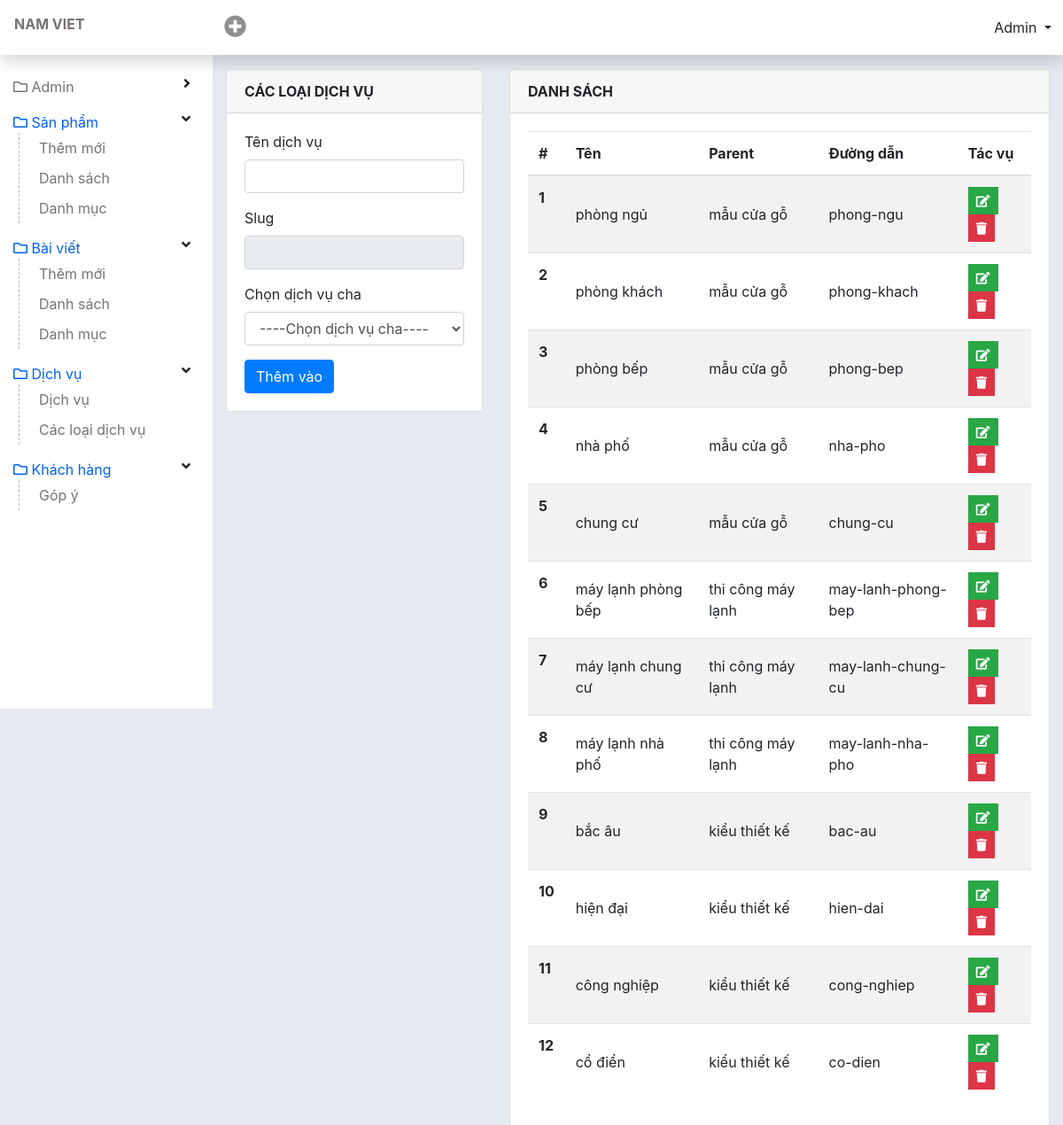
The app's page /admin/add-service-lv2.php (signed in) with its own data.
### tables this page shows
CREATE TABLE `tbl_service_lv2` (
  `id` int(11) NOT NULL,
  `name` varchar(255) NOT NULL,
  `slug` varchar(255) NOT NULL,
  `parent` int(11) NOT NULL
);

CREATE TABLE `tbl_service` (
  `id` int(11) NOT NULL,
  `name` varchar(255) NOT NULL,
  `slug` varchar(255) NOT NULL
);

### lib/database.php (called while the page is built, shortened)
<?php
class Database{
  public $host   = DB_HOST;
  public $user   = DB_USER;
  public $pass   = DB_PASS;
  public $dbname = DB_NAME;
  public $link;
private function connectDB(){
  $this -> link = new mysqli($this->host, $this->user, $this->pass, $this->dbname);
    mysqli_set_charset($this->link, 'UTF8');
}
public function select($query){
  $result = $this->link->query($query) or
  die($this->link->error.__LINE__);
  if($result->num_rows > 0){
    return $result;
  } else {
    return false;
  }
}
}
?>

### classes/service.php (called while the page is built, shortened)
<?php
    $filepath = realpath(dirname(__FILE__));
    include_once ($filepath. '/../lib/database.php');
?>
<?php
    class service {
        private $db;
        public function __construct() {
            $this->db = new Database();
        }
        public function show_service_lv2($parent = ''){
            if(!empty($parent)){
                $query = "SELECT * FROM tbl_service_lv2 WHERE parent = '$parent' ORDER BY parent , id DESC";
                $result = $this->db->select($query);
                return $result;
            }else{
                $query = "SELECT * FROM tbl_service_lv2 ORDER BY parent , id DESC";
                $result = $this->db->select($query);
                return $result;
            }
        }
        public function get_name($parent_id) {
            $query =
            "SELECT tbl_service_lv2.*,tbl_service.name, tbl_service.id
            FROM tbl_service_lv2,tbl_service
            WHERE tbl_service_lv2.parent = tbl_service.id
            AND tbl_service_lv2.parent = '$parent_id' ";
            $result = $this->db->select($query);
            return $result;
        }
    }
?>

### admin/add-service-lv2.php (the view, shortened to what this page needs)
<?php include 'inc/header.php';?>
<?php include '../classes/service.php';?>
<?php
	$sv = new service();
?>
<div id="wp-content">
  <div id="content" class="container-fluid">
    <div class="row">
      <div class="col-4">
        <?php if(isset($_GET['sv_id']) && $_GET['sv_id']!=NULL){
          $id = $_GET['sv_id'];
          $getservicelv2byId = $sv -> get_service_lv2_by_Id($id);
          $result = $getservicelv2byId ->fetch_assoc();
        ?>
        <div class="card">
          <div class="card-header font-weight-bold">
            Chỉnh sửa dịch vụ
          </div>
          <?php if(isset($updateService)){echo $updateService ;}?>
          <div class="card-body">
            <form method="post" action="">
              <div class="form-group">
                <label for="name">Sửa tên dịch vụ</label>
                <input class="form-control" value="<?php echo $result['name'] ?>" type="text" name="editname" id="slug"
                  onkeyup="ChangeToSlug()">
              </div>
              <div class="form-group">
                <label for="name">Slug</label>
                <input class="form-control" type="text" name="editslug" id="convert_slug" readonly
                  value="<?php echo $result['slug'] ?>">
              </div>
              <div class="form-group">
                <label for="">Chọn dịch vụ cha</label>
                <select class="form-control" name="parent">
                  <?php
                    $show_service = $sv -> show_service();
                    if($show_service){
                        while($results = $show_service->fetch_assoc()){
                  ?>
                  <option <?php
                  if($result['parent'] === $results['id']) {
                    echo "selected";
                  }
                ?> value="<?php echo $results['id'] ?>"><?php echo $results['name'] ?></option>
                  <?php }} ?>
                </select>
              </div>
              <input type="submit" name="edit" Value="Cập nhật" class="btn btn-primary">
            </form>
          </div>
        </div>
        <?php }else{ ?>
        <div class="card">
          <div class="card-header font-weight-bold">
            Các loại dịch vụ
          </div>
          <div class="card-body">
            <form method="post">
              <div class="form-group">
                <label for="name">Tên dịch vụ</label>
                <input class="form-control" type="text" name="name" id="slug" onkeyup="ChangeToSlug()">
              </div>
              <div class="form-group">
                <label for="name">Slug</label>
                <input class="form-control" type="text" name="slug" id="convert_slug" readonly>
              </div>
              <div class="form-group">
                <label for="">Chọn dịch vụ cha</label>
                <select class="form-control" name="parent">
                  <option>----Chọn dịch vụ cha----</option>
                </select>
              </div>
              <input type="submit" name="add" Value="Thêm vào" class="btn btn-primary">
            </form>
          </div>
        </div>
        <?php } ?>
      </div>
      <div class="col-8">
        <div class="card">
          <div class="card-header font-weight-bold">
            Danh sách
          </div>
          <div class="card-body">
            <table class="table table-striped" id="DataTable">
              <thead>
                <tr>
                  <th scope="col">#</th>
                  <th scope="col">Tên</th>
                  <th scope="col">Parent</th>
                  <th scope="col">Đường dẫn</th>
                  <th scope="col">Tác vụ</th>
                </tr>
              </thead>
              <tbody class="order_position">
                <?php
                    $show_service_lv2 = $sv -> show_service_lv2();
                    if($show_service_lv2){
                      $i=0;
                        while($result = $show_service_lv2 -> fetch_assoc()){
                          $i++;
                  ?>
                <tr id="<?php echo $result['id'] ?>">
                  <th scope="row"><?php echo $i ?></th>
                  <td><?php echo $result['name'] ?></td>
                  <td>
                    <?php
                      $parent_id = $result['parent'];
                      $name = $sv -> get_name($parent_id);
                      if($name) {
                      $result_name = $name -> fetch_assoc();
                      echo $result_name['name'];
                      } ?>
                  </td>
                  <td><?php echo $result['slug'] ?></td>
                  <td>
                    <a href="?sv_id=<?php echo $result['id'] ?>" class="btn btn-success btn-sm rounded-0 text-white"
                      type="button" data-toggle="tooltip" data-placement="top" title="Edit"><i
                        class="fa fa-edit"></i></a>
                    <a href="?delid=<?php echo $result['id'] ?>" onclick="return confirm('bạn có muốn xoá không?')"
                      class="btn btn-danger btn-sm rounded-0 text-white" type="button" data-toggle="tooltip"
                      data-placement="top" title="Delete"><i class="fa fa-trash"></i></a>
                  </td>
                </tr>
                <?php } } ?>
              </tbody>
            </table>
          </div>
        </div>
      </div>
    </div>
  </div>
</div>
<?php include 'inc/footer.php';?>

### admin/css/style.css (style rules this page uses)
a { color: #787272; }
#wp-content { flex: auto; min-height: 100vh; padding-top: 3.625rem; padding-left: 15rem; }
#content { padding-top: 20px; padding-bottom: 20px; }
#content .card-header { text-transform: uppercase; }
.table tr td { vertical-align: middle; }

### records on screen
tbl_service_lv2: name "phòng ngủ", tbl_service.name "mẫu cửa gỗ", slug "phong-ngu"
tbl_service_lv2: name "phòng khách", tbl_service.name "mẫu cửa gỗ", slug "phong-khach"
tbl_service_lv2: name "phòng bếp", tbl_service.name "mẫu cửa gỗ", slug "phong-bep"
tbl_service_lv2: name "nhà phố", tbl_service.name "mẫu cửa gỗ", slug "nha-pho"
tbl_service_lv2: name "chung cư", tbl_service.name "mẫu cửa gỗ", slug "chung-cu"
tbl_service_lv2: name "máy lạnh phòng bếp", tbl_service.name "thi công máy lạnh", slug "may-lanh-phong-bep"
tbl_service_lv2: name "máy lạnh chung cư", tbl_service.name "thi công máy lạnh", slug "may-lanh-chung-cu"
tbl_service_lv2: name "máy lạnh nhà phố", tbl_service.name "thi công máy lạnh", slug "may-lanh-nha-pho"
tbl_service_lv2: name "bắc âu", tbl_service.name "kiểu thiết kế", slug "bac-au"
tbl_service_lv2: name "hiện đại", tbl_service.name "kiểu thiết kế", slug "hien-dai"
tbl_service_lv2: name "công nghiệp", tbl_service.name "kiểu thiết kế", slug "cong-nghiep"
tbl_service_lv2: name "cổ điển", tbl_service.name "kiểu thiết kế", slug "co-dien"
